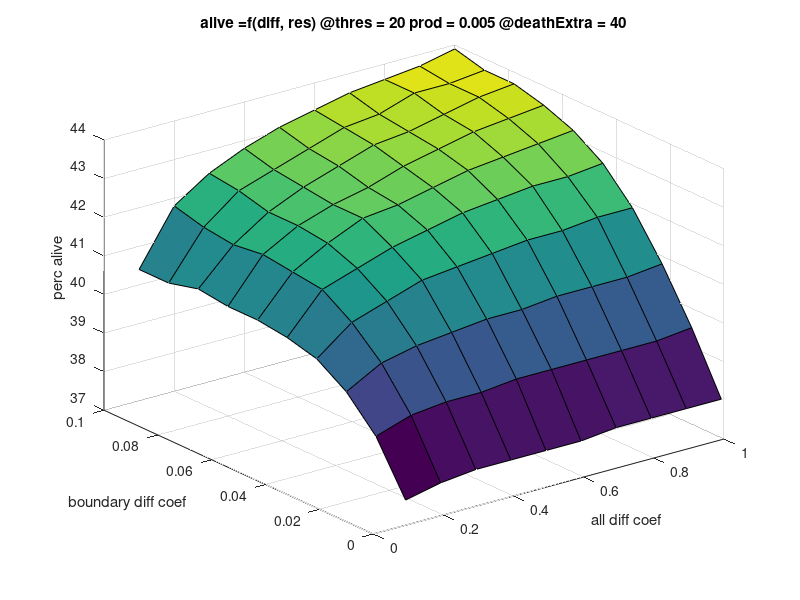

Recreate this plot in MATLAB.
z = [
    37.60%
38.90%
39.70%
40.20%
40.40%
40.50%
40.50%
40.60%
40.40%
40.40%
37.80%
39.20%
40.20%
40.90%
41.40%
41.50%
41.60%
41.50%
41.60%
41.80%
37.90%
39.30%
40.40%
41.20%
41.70%
42.00%
42.10%
42.10%
42.30%
42.40%
37.90%
39.30%
40.50%
41.50%
42.00%
42.40%
42.40%
42.50%
42.60%
42.80%
37.90%
39.40%
40.60%
41.60%
42.20%
42.50%
42.60%
42.80%
42.90%
43.10%
37.90%
39.40%
40.60%
41.70%
42.40%
42.70%
42.90%
43.10%
43.20%
43.30%
38.00%
39.40%
40.70%
41.80%
42.50%
42.90%
43.10%
43.20%
43.30%
43.50%
38.00%
39.40%
40.70%
41.80%
42.60%
43.00%
43.30%
43.40%
43.60%
43.60%
38.00%
39.40%
40.70%
41.90%
42.60%
43.10%
43.40%
43.60%
43.60%
43.70%
38.00%
39.50%
40.80%
41.90%
42.70%
43.20%
43.50%
43.70%
43.70%
43.90%
];


xdimsize = 10;
ydimsize = 10;

x = linspace(0.1, 1,xdimsize);
y = linspace(0.001, 0.1, ydimsize);
[X,Y]=meshgrid(x,y);
Z = reshape(z, [ydimsize xdimsize]);
figure; surf(X, Y , Z);
xlabel('all diff coef'); ylabel('boundary diff coef'); zlabel('perc alive');
title('alive =f(diff, res) @thres = 20 prod = 0.005 @deathExtra = 40');